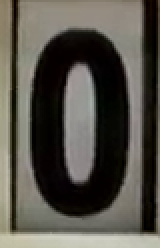
#> input picture server/project/digit_fonts_v2/0/0001_raw.png, 80 x 124 px (shown 2 times larger); its folder holds only this picture in this run
$ python -i digit_capture.py   (imports and definitions only)
#> lines starting #> are read from the running program, lines starting #| are printed output that depends on the picture; after the words box and inside, x2 and y2 are one past the last pixel; in counts of white or black regions, pixels touching at a corner belong together
#> further down, picture is the input picture: shape (124, 80, 3); mean B, G, R 74.5, 82.3, 85.8
"""
font_capture.py
Capture the 0-9 digit font from a stopped one-roller close-up.

Mark a digit and the check runs at the same time: saved fonts and OCR.
Your key press is the label that gets saved. The guess is not saved.
Or type all four digits you see (e.g. 7484) and press Enter to save the 4 boxes.

The full board is rejected. Digits there are too small.
Saved to digit_fonts/0 .. digit_fonts/9.

No threading. No cv2.imshow. No debug images outside digit_fonts.
Run: python font_capture.py
"""
import csv
from itertools import combinations
from pathlib import Path
from tkinter import (Tk, Frame, Label, Button, Canvas, Text, Entry, StringVar,
                     DoubleVar, messagebox, filedialog, END, DISABLED, NORMAL)
from tkinter import ttk

import cv2
import numpy as np
from PIL import Image, ImageTk

FONT_W, FONT_H = 32, 48
ANALYSIS_W = 640
CANVAS_W, CANVAS_H = 900, 506
HOUSE_W, HOUSE_H = 500, 250
NUM_DIGITS = 4
MATCH_MIN = 0.50

YELLOW_LO = (15, 90, 120)
YELLOW_HI = (40, 255, 255)
CLOSEUP_MIN_FRAC = 0.008
CLOSEUP_DOMINANT = 2.5
MULTI_TAGS = 4
HOUSING_WHITE_MIN = 0.22

HERE = Path(__file__).resolve().parent
FONT_DIR = HERE / "digit_fonts"


# --------------------------------------------------------------------------- helpers
def fmt_hms(sec):
    sec = max(0, int(sec))
    return "%02d:%02d:%02d" % (sec // 3600, (sec % 3600) // 60, sec % 60)


# [8 lines left out: function parse_time, not called in this run]


def to_gray(img):
    if img is None or getattr(img, "size", 0) == 0:
        return None
    return cv2.cvtColor(img, cv2.COLOR_BGR2GRAY) if img.ndim == 3 else img
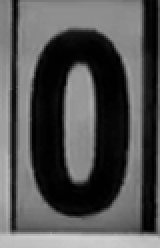
#> returned value: shape (124, 80) (shown 2 times larger); min 0, max 207, mean 82.5


def resize_w(img, w):
    h = max(1, int(img.shape[0] * w / img.shape[1]))
    return cv2.resize(img, (w, h), interpolation=cv2.INTER_AREA)


def upscale_to_height(gray, target_h):
    f = target_h / float(max(1, gray.shape[0]))
    return cv2.resize(gray, None, fx=f, fy=f, interpolation=cv2.INTER_CUBIC)


# [24 lines left out: functions imread_gray, imwrite_png, box_iou, not called in this run]


# --------------------------------------------------------------------------- glyph cleaning
def remove_frame_lines(inv):
    """Remove long border lines near the crop edges. A centred 1 is not a frame line."""
    h, w = inv.shape
    if h < 8 or w < 8:
        return inv
    hk = cv2.getStructuringElement(cv2.MORPH_RECT, (max(3, int(w * 0.68)), 1))
    horiz = cv2.morphologyEx(inv, cv2.MORPH_OPEN, hk)
    hmask = np.zeros_like(inv)
    hmask[:max(1, int(h * 0.14)), :] = 255
    hmask[min(h - 1, int(h * 0.86)):, :] = 255
    horiz = cv2.bitwise_and(horiz, hmask)
    vk = cv2.getStructuringElement(cv2.MORPH_RECT, (1, max(3, int(h * 0.68))))
    vert = cv2.morphologyEx(inv, cv2.MORPH_OPEN, vk)
    vmask = np.zeros_like(inv)
    vmask[:, :max(1, int(w * 0.14))] = 255
    vmask[:, min(w - 1, int(w * 0.86)):] = 255
    vert = cv2.bitwise_and(vert, vmask)
    return cv2.subtract(inv, cv2.dilate(horiz | vert, np.ones((2, 2), np.uint8)))


def pick_glyph(ink):
    """Keep only the main, central digit. Thin straight bars (cell borders),
    edge blobs and shadows are dropped. Returns (mask, clean)."""
    h, w = ink.shape
    n, labels, stats, cents = cv2.connectedComponentsWithStats(ink, connectivity=8)
    best, best_score = None, 0.0
    for i in range(1, n):
        x, y, cw, ch, a = [int(v) for v in stats[i]]
        if ch < 0.30 * h or a < 0.004 * h * w:
            continue
        if cw >= 0.96 * w:                       # band across the whole crop
            continue
        if cw < 0.13 * ch and a > 0.70 * cw * ch:  # straight vertical bar = border
            continue
        cx, cy = cents[i]
        off = abs(cx - w / 2.0) / w + 0.5 * abs(cy - h / 2.0) / h
        score = a * max(0.05, 1.0 - 1.6 * off)
        if x <= 0 or x + cw >= w:                # touches left/right edge
            score *= 0.3
        if score > best_score:
            best, best_score = i, score
    if best is None:
        return None, False
    bx, by, bw, bh, ba = [int(v) for v in stats[best]]
    keep = [best]
    for i in range(1, n):                        # broken strokes of the same digit
        if i == best:
            continue
        x, y, cw, ch, a = [int(v) for v in stats[i]]
        if a < 0.03 * ba:
            continue
        ov = min(x + cw, bx + bw) - max(x, bx)
        if ov >= 0.6 * cw and y >= by - 0.1 * bh and y + ch <= by + bh + 0.1 * bh:
            keep.append(i)
    mask = np.isin(labels, keep).astype(np.uint8) * 255
    clean = bx > 0 and bx + bw < w and bh >= 0.40 * h
    return mask, clean


def normalize_font(img):
    gray = to_gray(img)
    if gray is None or gray.shape[0] < 8 or gray.shape[1] < 4:
        return None
    if gray.shape[0] < 96:
        gray = upscale_to_height(gray, 96)
    gray = cv2.GaussianBlur(gray, (3, 3), 0)
    t_otsu, _ = cv2.threshold(gray, 0, 255, cv2.THRESH_BINARY + cv2.THRESH_OTSU)
#> t_otsu = 76
    chosen = None
    for t in (t_otsu, t_otsu * 0.85, t_otsu * 0.70, t_otsu * 0.55):
        ink = (gray < t).astype(np.uint8) * 255
        ink = cv2.morphologyEx(ink, cv2.MORPH_OPEN, np.ones((2, 2), np.uint8))
        ink = remove_frame_lines(ink)
        mask, clean = pick_glyph(ink)
        if mask is None:
            continue
        if chosen is None or clean:
            chosen = mask
        if clean:
            break
#> this loop made 1 pass
#> (t, n in pick_glyph, bx in pick_glyph, by in pick_glyph, bw in pick_glyph) on pass 1: (76, 7, 16, 16, 50)
#> pass 1, in normalize_font, `ink = (gray < t).astype(np.uint8) * 255`:
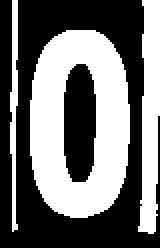
#> ink: shape (124, 80) (shown 2 times larger); 44.7% white; 3 white regions, box (x1, y1, x2, y2) and area: (15, 15, 65, 109) 3175, (69, 0, 80, 117) 954, (5, 0, 9, 116) 308
#> pass 1, in normalize_font, `ink = cv2.morphologyEx(ink, cv2.MORPH_OPEN, np.ones((2, 2), np.uint8))`:
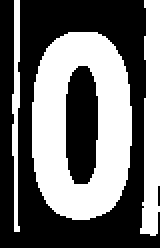
#> ink: shape (124, 80) (shown 2 times larger); 44.2% white; 3 white regions, box (x1, y1, x2, y2) and area: (16, 16, 66, 110) 3175, (70, 0, 80, 118) 903, (6, 0, 10, 116) 310
#> pass 1, in remove_frame_lines, `vert = cv2.morphologyEx(inv, cv2.MORPH_OPEN, vk)`:
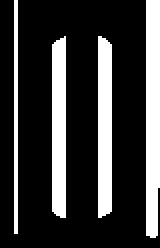
#> vert: shape (124, 80) (shown 2 times larger); 22.9% white; 4 white regions, box (x1, y1, x2, y2) and area: (73, 0, 80, 119) 805, (26, 18, 33, 109) 617, (49, 18, 56, 109) 617, (7, 0, 9, 117) 234
#> after the loop:
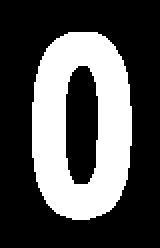
#> chosen: shape (124, 80) (shown 2 times larger); 32% white; 1 white region, box (x1, y1, x2, y2) and area: (16, 16, 66, 110) 3175
#> after the loop:
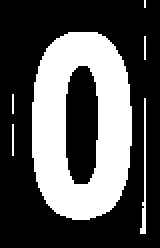
#> ink: shape (124, 80) (shown 2 times larger); 33.3% white; 6 white regions (4 under 20 px), largest, box (x1, y1, x2, y2) and area: (16, 16, 66, 110) 3175, (70, 49, 73, 117) 86
    if chosen is None:
        return None
    ys, xs = np.where(chosen > 0)
#> ys = 3175 values from 16 to 109; xs = 3175 values, max 65 at index 1275, min 16 at index 1176, mean 40.41
    if len(xs) == 0:
        return None
    glyph = chosen[ys.min():ys.max() + 1, xs.min():xs.max() + 1]
#> glyph: shape (94, 50); 67.6% white; 5 black regions, box (x1, y1, x2, y2) and area: (17, 17, 33, 76) 814, (29, 57, 50, 94) 187, (33, 0, 50, 37) 177, (0, 0, 18, 35) 176, (0, 63, 20, 94) 171
    gh, gw = glyph.shape
#> gh = 94; gw = 50
    if gh < 6 or gw < 2:
        return None
    nh = FONT_H - 8
    nw = max(1, min(FONT_W - 8, int(round(gw * nh / float(gh)))))
#> nw = 21
    resized = cv2.resize(glyph, (nw, nh), interpolation=cv2.INTER_AREA)
    canvas = np.full((FONT_H, FONT_W), 255, np.uint8)
#> canvas: shape (48, 32); every value is 255
    x0 = (FONT_W - nw) // 2
#> x0 = 5
    canvas[4:4 + nh, x0:x0 + nw] = 255 - resized
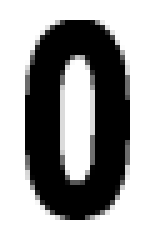
#> canvas: shape (48, 32) (shown 5 times larger); min 0, max 255, mean 160.8
    dark = int(np.count_nonzero(canvas < 128))
#> dark = 577
    if dark < 8 or dark > 0.62 * canvas.size:
        return None
    return canvas


# [10 lines left out: function score_pair, not called in this run]


# --------------------------------------------------------------------------- font store
class DigitStore:
    # [29 lines left out: functions __init__, reload, not called in this run]

    def counts(self):
        return {d: len(self.samples[d]) for d in self.samples}

    def total(self):
        return sum(len(v) for v in self.samples.values())

    # [294 lines left out: functions match, save, rebuild_index, undo, renormalize_all, self_check and 10 more, not called in this run]


# --------------------------------------------------------------------------- app
class FontApp:
    # [164 lines left out: functions __init__, build_ui, log, not called in this run]

    def count_text(self):
        c = self.store.counts()
        return "  ".join("%s:%d" % (d, c[d]) for d in "0123456789")

    # [79 lines left out: functions refresh_counts, get_reader, ocr_one, open_video, not called in this run]

    def t_now(self):
        return self.frame_idx / self.fps if self.fps else 0.0

    # [19 lines left out: functions read_current, seek, not called in this run]

    def skip(self, sec):
        if self.cap and not self.playing:
            self.seek(self.frame_idx + sec * self.fps)

    # [238 lines left out: functions jump_to, on_slider, update_time, show_frame, housing_from_analysis, load_housing and 9 more, not called in this run]

    def crop_housing_box(self, box):
        x, y, w, h = box
        return self.housing[y:y + h, x:x + w]

    # ------------------------------------------------------------------ check & save
    # [56 lines left out: functions show_small, inspect, current_box_crop, can_save, not called in this run]

    def meta(self):
        return {"time": fmt_hms(self.t_now()),
                "video": Path(self.video_path).name if self.video_path else ""}

    # [130 lines left out: functions save_digit, save_four, undo, renormalize, check_fonts, on_key and 4 more, not called in this run]


# [4 lines not run here, left out]

>>> import cv2
>>> picture = cv2.imread('digit_fonts_v2/0/0001_raw.png')
>>> result = normalize_font(picture)

$ run again, on server/project/digit_fonts_v2/0/0003_raw.png
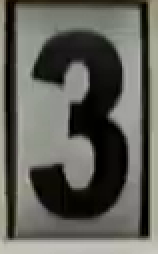
#> input picture server/project/digit_fonts_v2/0/0003_raw.png, 79 x 127 px (shown 2 times larger)
#> picture is the input picture: shape (127, 79, 3); mean B, G, R 88.3, 95.3, 95.1
#> t_otsu = 84
#> the loop in normalize_font, `for t in (t_otsu, t_otsu * 0.85, t_otsu * 0.70, t_otsu * 0.55):` made 1 pass
#> (t, n in pick_glyph, bx in pick_glyph, by in pick_glyph, bw in pick_glyph) on pass 1: (84, 8, 16, 16, 49)
#> pass 1, in normalize_font, `ink = cv2.morphologyEx(ink, cv2.MORPH_OPEN, np.ones((2, 2), np.uint8))`:
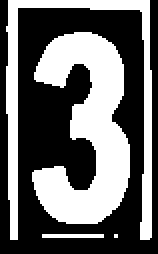
#> ink: shape (127, 79) (shown 2 times larger); 41.3% white; 4 white regions (1 under 20 px), largest, box (x1, y1, x2, y2) and area: (16, 16, 65, 112) 2685, (3, 0, 76, 120) 1388, (21, 117, 52, 119) 62
#> ys = 2685 values from 16 to 111; xs = 2685 values, max 64 at index 1508, min 16 at index 1765, mean 43.15
#> glyph: shape (96, 49); 57.1% white; 4 black regions, box (x1, y1, x2, y2) and area: (0, 0, 32, 79) 1460, (30, 0, 49, 56) 310, (33, 73, 49, 96) 132, (0, 75, 17, 96) 117
#> in normalize_font, `canvas[4:4 + nh, x0:x0 + nw] = 255 - resized`:
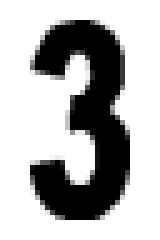
#> canvas: shape (48, 32) (shown 5 times larger); min 0, max 255, mean 179.2
#> dark = 460
